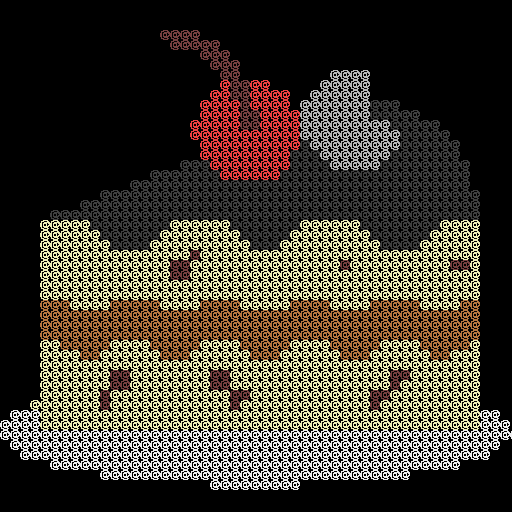
#> input picture backend/tiler/images/cake_at_simple.png, 512 x 512 px; its folder holds only this picture in this run
$ python -i tiler.py   (imports and definitions only)
#> lines starting #> are read from the running program, lines starting #| are printed output that depends on the picture
import cv2
import numpy as np
import os
import sys
from collections import defaultdict
from tqdm import tqdm
from multiprocessing import Pool
import math
import pickle
import conf
from time import sleep
import base64
from PIL import Image
import io

# number of colors per image
COLOR_DEPTH = conf.COLOR_DEPTH
# image scale
IMAGE_SCALE = conf.IMAGE_SCALE
# tiles scales
RESIZING_SCALES = conf.RESIZING_SCALES
# number of pixels shifted to create each box (x,y)
PIXEL_SHIFT = conf.PIXEL_SHIFT
# multiprocessing pool size
POOL_SIZE = conf.POOL_SIZE
# if tiles can overlap
OVERLAP_TILES = conf.OVERLAP_TILES


# reduces the number of colors in an image
def color_quantization(img, n_colors):
    return np.round(img / 255 * n_colors) / n_colors * 255


# returns an image given its path
# [9 lines left out: function read_image, not called in this run]


# scales an image
def resize_image(img, ratio):
    img = cv2.resize(img, (int(img.shape[1] * ratio), int(img.shape[0] * ratio)))
    return img


# the most frequent color in an image and its relative frequency
# [28 lines left out: functions mode_color, show_image, not called in this run]


# load and process the tiles
def load_tiles(paths):
    tiles = defaultdict(list)

    for path in paths:
        if os.path.isdir(path):
            for tile_name in os.listdir(path):
                tile = read_image(os.path.join(path, tile_name))
                mode, rel_freq = mode_color(tile, ignore_alpha=True)
                if mode is not None:
                    for scale in RESIZING_SCALES:
                        t = resize_image(tile, scale)
                        res = tuple(t.shape[:2])
                        tiles[res].append({
                            'tile': t,
                            'mode': mode,
                            'rel_freq': rel_freq
                        })

            with open('tiles.pickle', 'wb') as f:
                pickle.dump(tiles, f)

        # load pickle with tiles (one file only)
        else:
            with open(path, 'rb') as f:
                tiles = pickle.load(f)

    return tiles


# returns the boxes (image and start pos) from an image, with 'res' resolution
# [86 lines left out: functions image_boxes, color_distance, most_similar_tile, get_processed_image_boxes, place_tile, create_tiled_image, not called in this run]


def tile_img(img_string):
    tiles = load_tiles(["tiler/gen_square"])
    boxes, original_res = get_processed_image_boxes(img_string, tiles)
    img = create_tiled_image(boxes, original_res, render=conf.RENDER)
    return img

>>> import cv2
>>> picture = cv2.imread('images/cake_at_simple.png', cv2.IMREAD_GRAYSCALE)
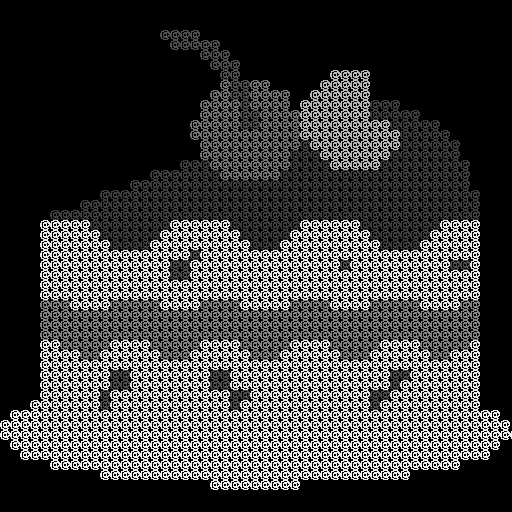
#> picture: shape (512, 512); min 0, max 239, mean 62.6
#> (the run stopped early here; a loop or call above may not have finished)

$ run again, on backend/tiler/images/cake_lego.png
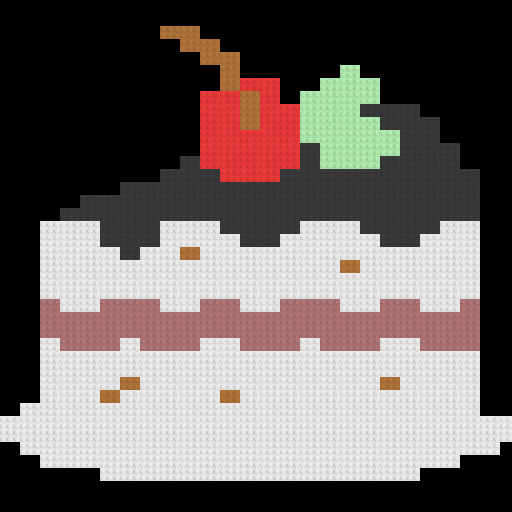
#> input picture backend/tiler/images/cake_lego.png, 512 x 512 px
#> `picture = cv2.imread('images/cake_at_simple.png', cv2.IMREAD_GRAYSCALE)`:
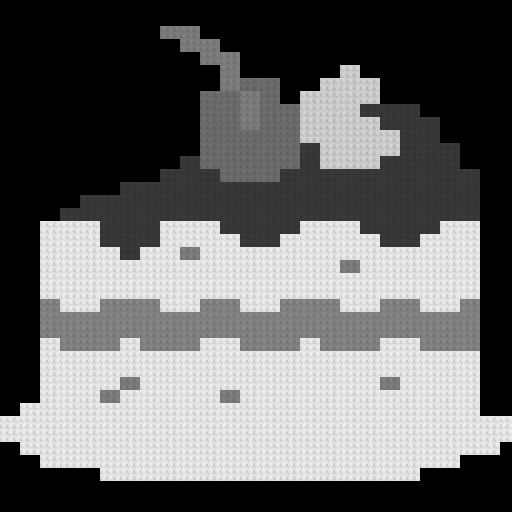
#> picture: shape (512, 512); min 0, max 250, mean 102.9
